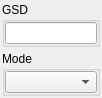
<?xml version="1.0" encoding="UTF-8"?>
<ui version="4.0">
 <class>ThreeDToMatWidget</class>
 <widget class="QWidget" name="ThreeDToMatWidget">
  <property name="geometry">
   <rect>
    <x>0</x>
    <y>0</y>
    <width>102</width>
    <height>76</height>
   </rect>
  </property>
  <property name="windowTitle">
   <string>Form</string>
  </property>
  <layout class="QVBoxLayout" name="verticalLayout">
   <property name="spacing">
    <number>4</number>
   </property>
   <property name="leftMargin">
    <number>2</number>
   </property>
   <property name="topMargin">
    <number>2</number>
   </property>
   <property name="rightMargin">
    <number>2</number>
   </property>
   <property name="bottomMargin">
    <number>2</number>
   </property>
   <item>
    <widget class="QGroupBox" name="groupBox">
     <property name="title">
      <string>GSD</string>
     </property>
     <layout class="QHBoxLayout" name="horizontalLayout">
      <property name="spacing">
       <number>0</number>
      </property>
      <property name="leftMargin">
       <number>0</number>
      </property>
      <property name="topMargin">
       <number>0</number>
      </property>
      <property name="rightMargin">
       <number>0</number>
      </property>
      <property name="bottomMargin">
       <number>0</number>
      </property>
      <item>
       <widget class="QLineEdit" name="lineEdit"/>
      </item>
     </layout>
    </widget>
   </item>
   <item>
    <widget class="QGroupBox" name="groupBox_2">
     <property name="title">
      <string>Mode</string>
     </property>
     <layout class="QHBoxLayout" name="horizontalLayout_2">
      <property name="spacing">
       <number>0</number>
      </property>
      <property name="leftMargin">
       <number>0</number>
      </property>
      <property name="topMargin">
       <number>0</number>
      </property>
      <property name="rightMargin">
       <number>0</number>
      </property>
      <property name="bottomMargin">
       <number>0</number>
      </property>
      <item>
       <widget class="QComboBox" name="comboBox"/>
      </item>
     </layout>
    </widget>
   </item>
  </layout>
 </widget>
 <resources/>
 <connections/>
</ui>
